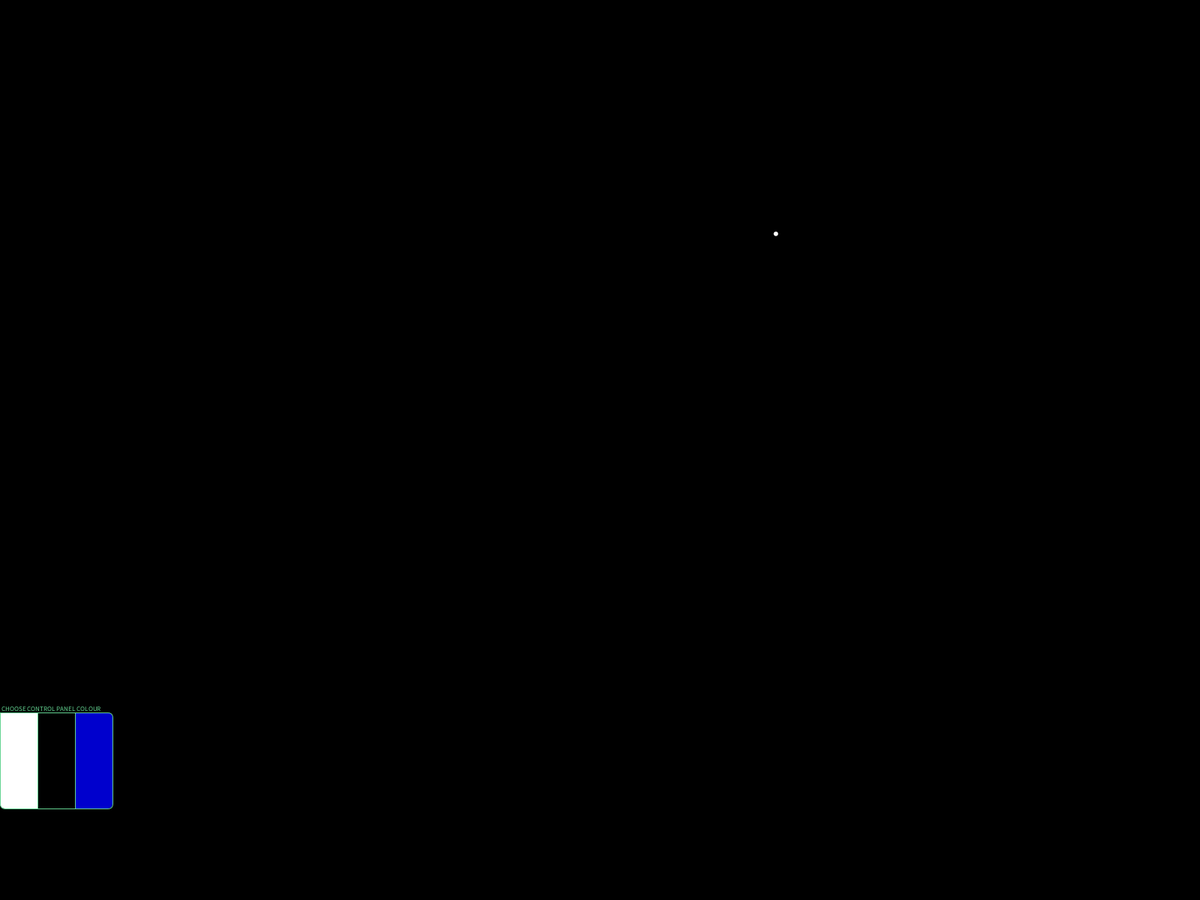
Frame 1 (no input)
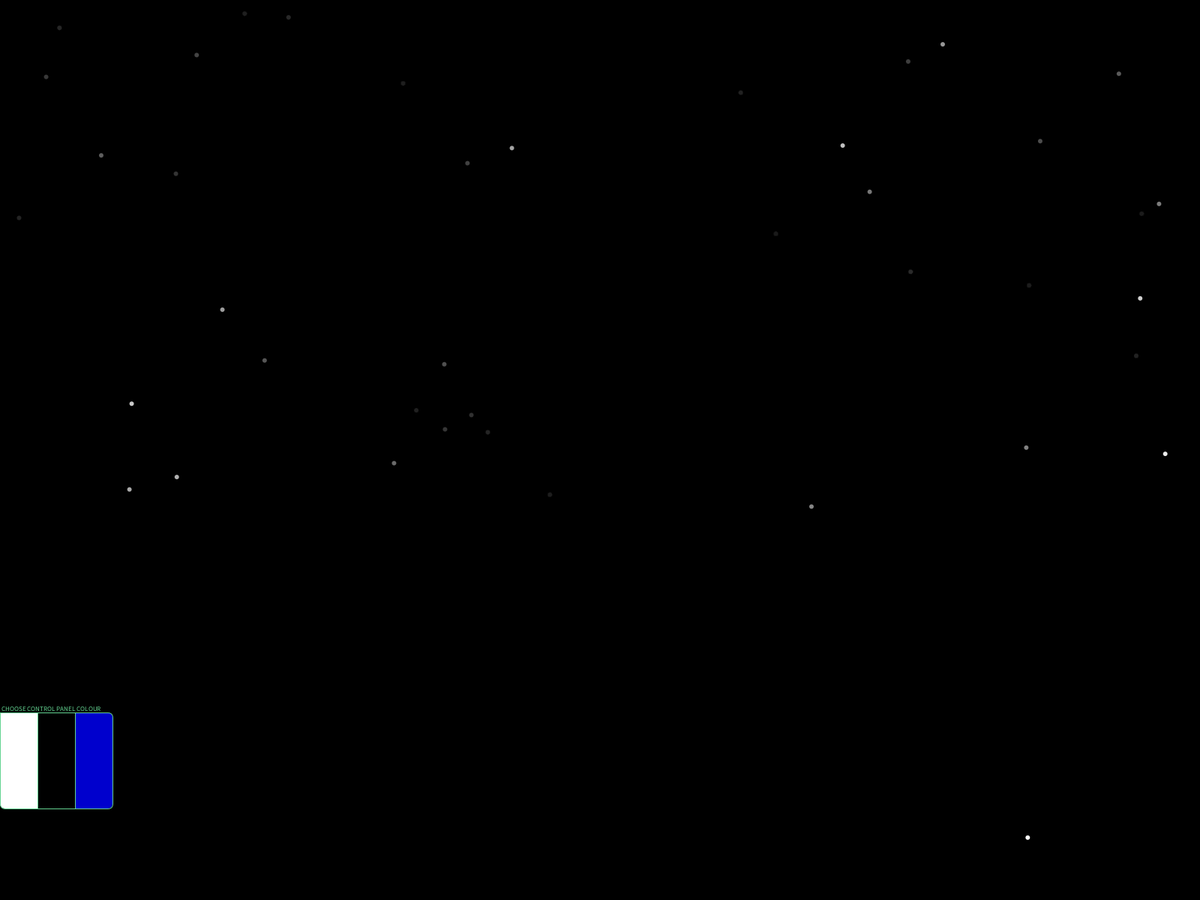
Frame 60 (the mouse pressed at the canvas centre just before this capture)
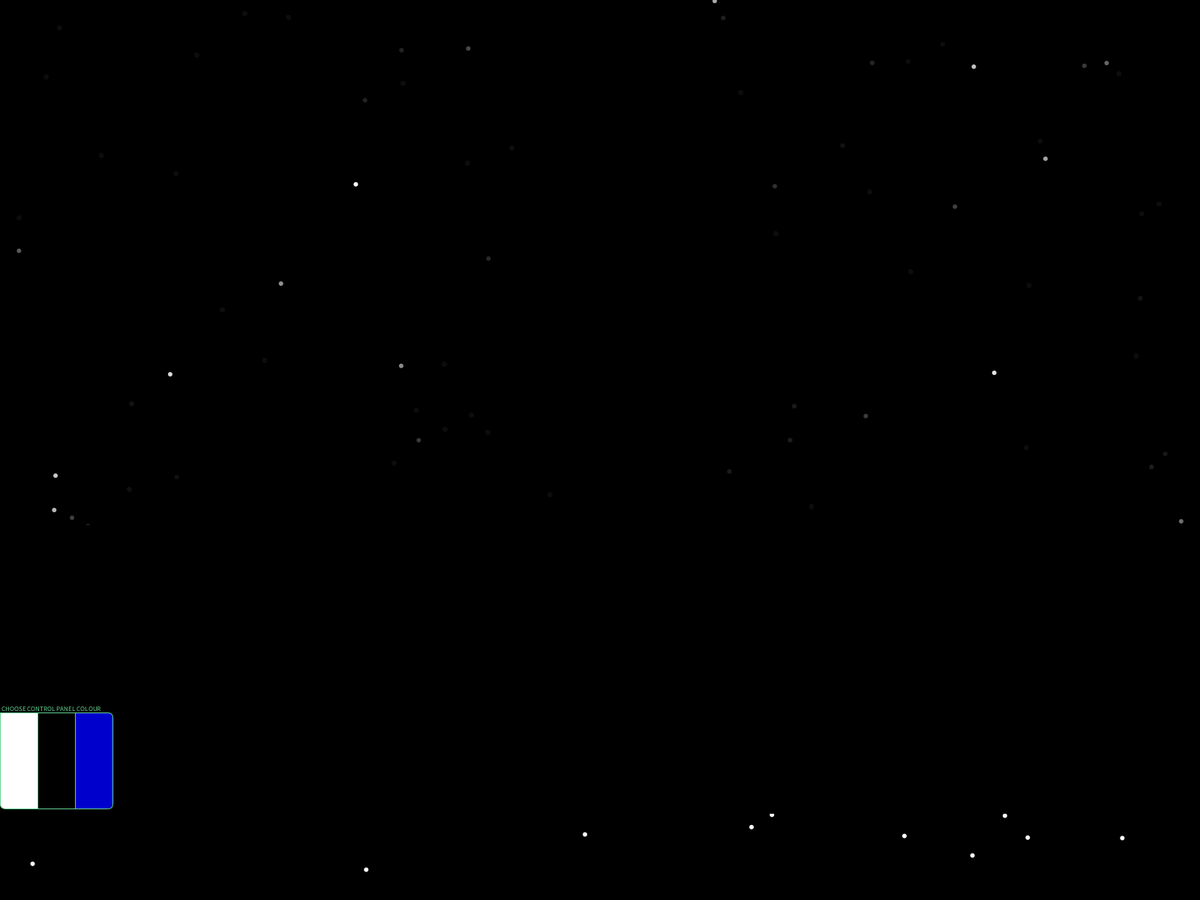
Frame 120 (the mouse held since frame 60 and released just before this capture)

The Processing sketch that drew these frames (run headless with seeded random() and noise(); from frame 60 on, the mouse is pressed at the canvas centre):

// Processing sketch: Project
// ── Project.pde
color col = 0;

radar radar;

void setup()
{
  //Uses full width and height of screen
  fullScreen();
  background(0);
  radar = new radar(1800,950, 100, 0.5, color(255,0,0));
}

void draw()
{
  //Makes the stars fade out
  noStroke();
  fill(0,10);
  rect(0,0,1920 ,700);
  
  //Generates the stars in random positions
  fill(255);
  ellipse(random(width), random(height), 6,6);
  
  //Makes the cursor a cross
  noCursor();
  cursor(CROSS);
    
  // When the mouse is clicked on a colour the control panel changes to that colour
  if(mousePressed)
    {
        if(mouseX > 0 && mouseX < 50 && mouseY > 950 && mouseY < 1080)
        {
          col = color(255);
        }
        else if(mouseX > 50 && mouseX < 100 && mouseY > 950 && mouseY < 1080)
        {
          col = color(0);
        }
        else if(mouseX > 100 && mouseX < 150 && mouseY > 950 && mouseY < 1080)
        {
          col = color(0,0,205);
        }
    }
  //Creates the control panel
  fill(col);
  rect(0,700,1920,385,7);
  
  //Colour selection 
  rect(0,950,150,128,7);
 
  //Creates text
  fill(99,211,145);
  textSize(9);
  text("CHOOSE CONTROL PANEL COLOUR", 2, 948);
  
  //Creates the differnet boxes to select each colour
  stroke(99,211,145);
  fill(255);
  rect(0,950,50,128,0,0,0,7);
  fill(0);
  rect(50,950,50,128);
  fill(0,0,205);
  rect(100,950,50,128,0,7,7,0);

  radar.render();
  radar.update();
    
}
// ── Colour_Selector.pde
class Colour_Selector
{
 void display()
 {
   if(mousePressed)
    {
        if(mouseX > 0 && mouseX < 50 && mouseY > 950 && mouseY < 1080)
        {
          col = color(255);
        }
        else if(mouseX > 50 && mouseX < 100 && mouseY > 950 && mouseY < 1080)
        {
          col = color(0);
        }
        else if(mouseX > 100 && mouseX < 150 && mouseY > 950 && mouseY < 1080)
        {
          col = color(0,0,205);
        }
    }
 }
}
// ── Data.pde
class Data
{
  
  void display()
  {
    fill(255);
    rect(200,950,300,128);
    textSize(13);
    fill(99,211,145);
    text("Hover over Planet to find out info.", 225, 945);
    fill(255,0,0);
    text("Planet Name:", 215, 970);
    text("Amount of Moons:",215,1000);
    text("Planet Diameter:", 215, 1030);

      if(mouseX > 275 && mouseX < 325 && mouseY > 75 && mouseY < 125)
      {
        fill(255,0,0);
        textSize(13);
        text("Mars", 300, 970);
        text("2", 335,1000);
        text("6792km", 325,1030);
      }
      
      if(mouseX > 555 && mouseX < 645 && mouseY > 255 && mouseY < 345)
      {
        fill(255,0,0);
        textSize(13);
        text("Neptune", 300, 970);
        text("14", 335, 1000);
        text("49528km", 325, 1030);
      }
      
      
      
    
    
  }
}
// ── Drop.pde
class Drop{
  
 float x = random(width);
 float y = random(-500,-50);
 float yspeed = random(4,7);
 float z = random(0,20);
 float len = map(z,0,20,10,20);
 
 
 
 void fall()
 {
   y = y + yspeed;
   yspeed = yspeed + 0.02;
   
   if (y > height)
   {
      y = random(-1000,-100);
      yspeed = random(7,10);
   }
 }
 
 void show()
 {
   stroke(255,255,255);
   line(x,y,x,y+len);
 }
  
}
// ── Panel.pde
class Panel
{
  void display()
  {
    fill(col);
    rect(0,700,1920,385,7);
    
    //Colour selection 
    rect(0,950,150,128,7);
   
    //Creates text
    fill(99,211,145);
    textSize(9);
    text("CHOOSE CONTROL PANEL COLOUR", 2, 948);
    
    //Creates the differnet boxes to select each colour
    stroke(99,211,145);
    fill(255);
    rect(0,950,50,128,0,0,0,7);
    fill(0);
    rect(50,950,50,128);
    fill(0,0,205);
    rect(100,950,50,128,0,7,7,0);
  }
  
}
// ── Planet.pde
class Planet
{
  float xPos;
  float yPos;
  float rCol;
  float gCol;
  float bCol;
  float diameter;
  
  //Gets the data from the CSV file
  Planet(TableRow row)
  {
    xPos = row.getFloat("xPos");
    yPos = row.getFloat("yPos");
    rCol = row.getFloat("rCol");
    gCol = row.getFloat("gCol");
    bCol = row.getFloat("bCol");
    diameter = row.getFloat("diameter");
  }
  
  void display()
  {
    float counter;
    
    //Prints each planet with the corresponding data from the CSV file
      for(counter=0 ; counter < 7 ; counter++)
      {
        stroke(255);
        fill(rCol, gCol, bCol);
        ellipse(xPos,yPos,diameter,diameter);
      }
  }
  
}
// ── Radarp.pde
class Radarp
{
 void display()
 {
   //Draws the planets on the radar
    noStroke();
    fill(255,0,0);
    ellipse(1750, 905, 7, 7);
    
    fill(0,255,0);
    ellipse(1770, 930, 9, 9);
    
    fill(0,0,255);
    ellipse(1805, 920, 11, 11);
    
    fill(50,100,150);
    ellipse(1825, 950, 8, 8);
    
    fill(200,125,50);
    ellipse(1855, 975, 12, 12);
 }
}
// ── Star.pde
class Star
{
 void display()
 {
   //Makes the stars fade out 
  noStroke();
  fill(0,12);
  rect(0,0,1920,700);
  //Generates the stars in random positions
  fill(255);
  ellipse(random(width), random(height), 6,6);
  
 }
}
// ── radar.pde
class radar
{
  float ax, ay;
  float radius;
  float theta;
  float speed;
  float frequency;
  color c;
  
  //Creates the function to draw the radar
  radar(float ax, float ay, float radius, float frequency, color c)
  {
    this.ax = ax;
    this.ay = ay;
    this.radius = radius;
    this.frequency = frequency;
    this.speed = (TWO_PI / 60) * frequency;
    this.theta = 0;
    this.c = c;
  }
  
  void update()
  {
    //Updates the radar speed
    theta += speed;
  }
  
  void render()
  {
    //Drawsthe circle for the radar
    stroke(0,255,0);
    fill(0);
    ellipse(ax,ay,radius * 2, radius * 2);
    //The lenght of the trail behind the radar line
    int trailLength = 20;
    float redIntensity = 255 / (float)trailLength;
    
    //Draws the trail lenght
      for(int i = 0; i < trailLength; i++)
      {
        stroke(0, i * redIntensity, 0);
        float x = ax + sin(theta + i * speed) * radius;
        float y = ay - cos(theta + i * speed) * radius;
        line(ax, ay, x, y);
      }
  }
}
    
  
  
  
  
  
